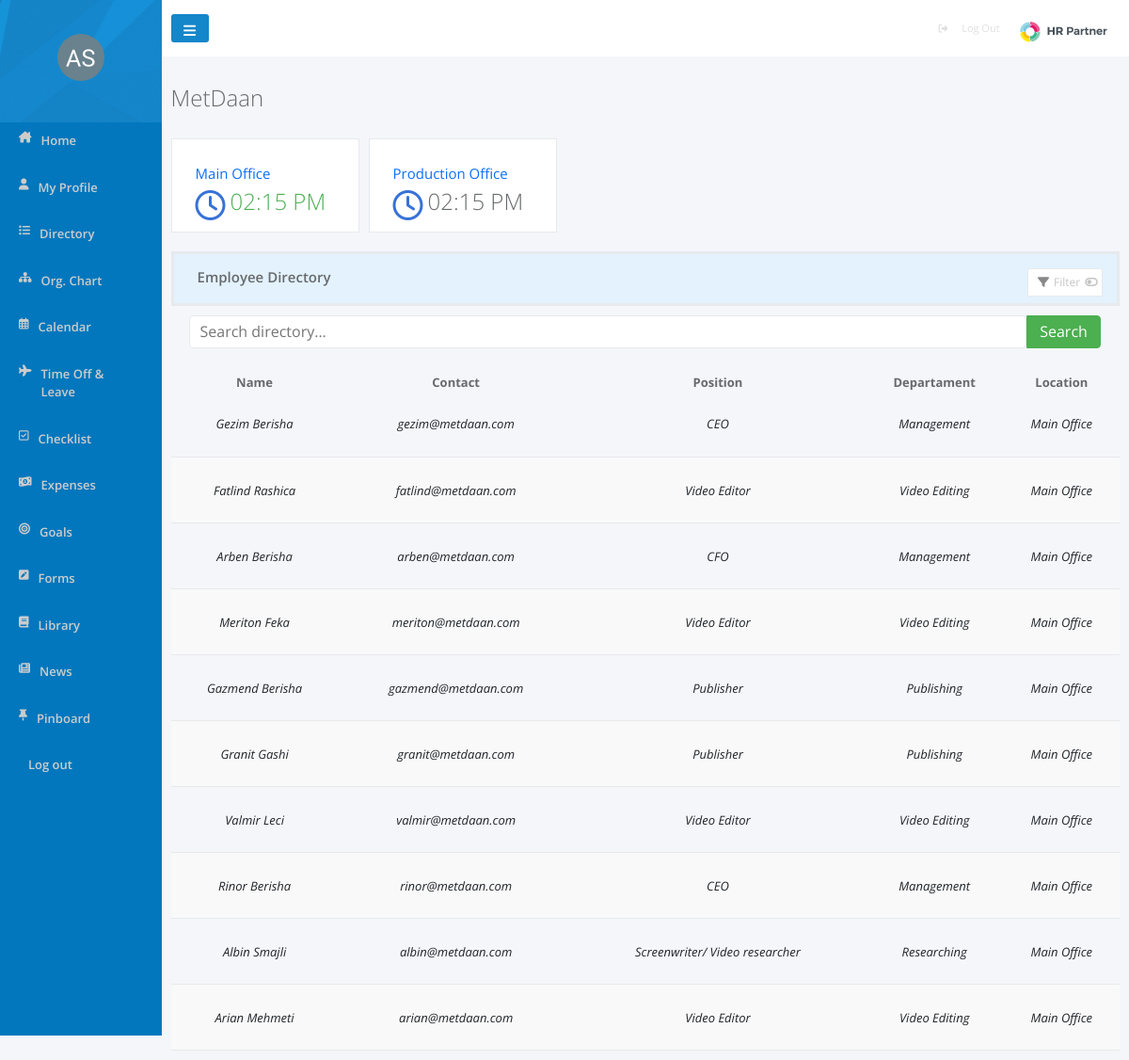
Screenshot of /main.php?page=directory with the database file from the repository.
### tables this page shows
CREATE TABLE `users` (
  `user_id` int(100) NOT NULL,
  `name` varchar(200) NOT NULL,
  `surname` varchar(200) NOT NULL,
  `email` varchar(200) NOT NULL,
  `password` varchar(500) NOT NULL,
  `Position_ID` int(11) NOT NULL,
  `Departament_ID` int(11) NOT NULL,
  `role` int(11) NOT NULL,
  `location` varchar(100) NOT NULL,
  `status` varchar(100) NOT NULL
);

CREATE TABLE `position` (
  `position_id` int(11) NOT NULL,
  `position_name` varchar(100) NOT NULL,
  `Departament_ID` int(11) NOT NULL
);

CREATE TABLE `departament` (
  `departament_id` int(11) NOT NULL,
  `departament_name` varchar(100) NOT NULL
);

### pages/directory.php (the view, shortened to what this page needs)
<?php
require_once './config.php';
$filterquery= "SELECT * from departament";
$prep=$con->prepare($filterquery);
$prep->execute();
$filterdatas= $prep->fetchAll();
$filterquery2= "SELECT * from position";
$prep=$con->prepare($filterquery2);
$prep->execute();
$filterdatas2= $prep->fetchAll();
$sql= "SELECT * from users
        LEFT JOIN position ON users.Position_ID = position.position_id
        LEFT JOIN departament ON users.Departament_ID = departament.departament_id";
$prep=$con->prepare($sql);
$prep->execute();
$datas= $prep->fetchAll();
$currentTime = date('h:i A');
?>
<head>
<link href="https://cdn.jsdelivr.net/npm/bootstrap@5.3.1/dist/css/bootstrap.min.css" rel="stylesheet">
    <link rel="stylesheet" href="./css/directory.css">
</head>
<body>
<?php if ($_SESSION['role']==1) { ?>
<div id="main">
<div class="name">
  <h2>MetDaan</h2>
</div>
<div class="clocks">
    <div class="clock1">
      <div class="clock1-1">
        <a href="">Main Office</a>
      </div>
      <div class="clock1-2">
        <i class="fa-regular fa-clock  fa-2xl" style="color: #3772d7;"></i>
        <?php echo '<h2>'.$currentTime.'</h2>' ?>
      </div>
    </div>
    <div class="clock2">
      <div class="clock2-1">
        <a href="">Production Office</a>
      </div>
      <div class="clock2-2">
        <i class="fa-regular fa-clock fa-2xl" style="color: #3772d7;"></i>
        <?php echo '<h2>'.$currentTime.'</h2>' ?>
      </div>
    </div>
</div>
<div id="usersData">
   <div class="filters">
    <h5>Employee Directory</h5>
    <button type="button" class="btn btn-primary" data-bs-toggle="modal" data-bs-target="#staticBackdrop">
      Add Employee
    </button>
    <button type="button" class="addFilter" data-bs-toggle="modal" data-bs-target="#filtersModal" data-bs-whatever="@mdo">
      <i class="fa-solid fa-filter " style="color: #888;"></i>
      <a>Filter</a>
      <i class="fa-solid fa-toggle-off " ></i>
    </button>
    <div class="modal fade" id="filtersModal" tabindex="-1" aria-labelledby="filtersModalLabel" aria-hidden="true">
  <div class="modal-dialog">
    <div class="modal-content">
      <div class="modal-header">
        <h1 class="modal-title fs-5" id="filtersleModalLabel">New message</h1>
        <button type="button" class="btn-close" data-bs-dismiss="modal" aria-label="Close"></button>
      </div>
      <div class="modal-body">
        <form action="" method="POST">
          <div class="mb-3">
            <label for="showDepartament" class="col-form-label">Show Departament</label>
            <select id="showDepartament" name="showDepartament">
            <option value="">Chose Departament:</option>
              <?php foreach ($filterdatas as $filterdata): ?>
              <option value="<?= $filterdata['departament_name'] ?>"><?= $filterdata['departament_name'] ?></option>
              <?php endforeach; ?>
            </select>
          </div>
          <div class="mb-3">
            <label for="showLocation" class="col-form-label">Show Location </label>
            <select id="showLocation" name="showLocation">
            <option value="">Chose Location</option>
              <option value="Main Office">Main Office</option>
              <option value="Production">Production</option>
            </select>
          </div>
          <div class="mb-3">
            <label for="showPosition" class="col-form-label">Show Position</label>
            <select id="showPosition" name="showPosition">
            <option value="">Chose Position:</option>
            <?php foreach ($filterdatas2 as $filterdata2): ?>
              <option value="<?= $filterdata2['position_name'] ?>"><?= $filterdata2['position_name'] ?></option>
              <?php endforeach; ?>
            </select>
          </div>
          <div class="mb-3">
            <label for="showEmploymentStatus" class="col-form-label">Show Employment Status</label>
            <select id="showEmploymentStatus" name="showEmploymentStatus">
              <option value="">Chose Status:</option>
              <option value="Casual">Casual</option>
              <option value="Contract">Contract</option>
              <option value="Full Time">Full Time</option>
              <option value="Part">Part Time</option>
              <option value="Unpaid">Unpaid</option>
            </select>
          </div>
          <div class="modal-footer">
            <button type="button" class="btn btn-secondary" data-bs-dismiss="modal">Reset Filter</button>
            <button type="submit" name="applayFilter" class="btn btn-success">Applay Filter</button>
          </div>
        </form>
      </div>
    </div>
  </div>
</div>
   </div>
   <form class="serachBar" method="POST">
    <input type="text" name="search-box" class="search-box" placeholder="Search directory...">
    <button type="submit" name='search'>Search</button>
</form>
    <table class="userTable">
        <thead>
<div class="modal fade" id="staticBackdrop" data-bs-backdrop="static" data-bs-keyboard="false" tabindex="-1" aria-labelledby="staticBackdropLabel" aria-hidden="true">
  <div class="modal-dialog">
    <div class="modal-content">
      <div class="modal-header">
        <h1 class="modal-title fs-5" id="staticBackdropLabel">Add Employee</h1>
        <button type="button" class="btn-close" data-bs-dismiss="modal" aria-label="Close"></button>
      </div>
      <div class="modal-body">
      <form action="./addUserLogic.php" method="POST">
          <div class="mb-3">
            <label for="name" class="col-form-label">Name:</label>
            <input type="text" class="form-control" name="name" id="name" required>
          </div>
          <div class="mb-3">
            <label for="surname" class="col-form-label">Surname:</label>
            <input type="text" class="form-control" name="surname" id="surname" required>
          </div>
          <div class="mb-3">
            <label for="email" class="col-form-label">E-mail:</label>
            <input type="email" class="form-control" name="email" id="email" required>
          </div>
          <div class="mb-3">
            <label for="password" class="col-form-label">Password:</label>
            <input type="password" class="form-control" name="password" id="password" required>
          </div>
          <div class="mb-3">
            <label for="Position_ID" class="col-form-label">Position Name:</label>
            <select id="status" name="Position_ID" id="Position_ID" class="form-control" placeholder="Chose Position">
              <option value="">Chose Position</option>
            <?php foreach ($filterdatas2 as $filterdata2): ?>
              <option value="<?= $filterdata2['position_id'] ?>"><?= $filterdata2['position_name'] ?></option>
              <?php endforeach; ?>
            </select>
          </div>
          <div class="mb-3">
            <label for="Departament_ID" class="col-form-label">Departament_Name:</label>
            <select id="status" name="Departament_ID" id="Departament_ID" class="form-control" placeholder="Chose Departament">
              <option value="">Chose Departament</option>
            <?php foreach ($filterdatas as $filterdata): ?>
              <option value="<?= $filterdata['departament_id'] ?>"><?= $filterdata['departament_name'] ?></option>
              <?php endforeach; ?>
            </select>
          </div>
          <div class="mb-3">
            <label for="role" class="col-form-label">Role:</label >
            <input type="number" class="form-control" name="role" id="role" required>
          </div>
          <div class="mb-3">
            <label for="role" class="col-form-label">Location:</label >
            <select id="location" name="location" class="form-control" placeholder="Chose Location">
              <option value="">Chose Location</option>
              <option value="Main Office">Main Office</option>
              <option value="Production">Production</option>
            </select>
          </div>
          <div class="mb-3">
            <label for="role" class="col-form-label">Location:</label >
            <select id="status" name="status" class="form-control" placeholder="Chose Status">
              <option value="">Chose Status</option>
              <option value="Casual">Casual</option>
              <option value="Contract">Contract</option>
              <option value="Full Time">Full Time</option>
              <option value="Part">Part Time</option>
              <option value="Unpaid">Unpaid</option>
            </select>
          </div>
            <div class="modal-footer">
                <button type="button" class="btn btn-secondary" data-bs-dismiss="modal">Close</button>
                <button type="submit" name="submit" class="btn btn-success" >Registre Employee</button>
            </div>
      </form>
      </div>
    </div>
  </div>
</div>
            <tr>
                <th>Name</th>
                <th>Contact</th>
                <th>Position</th>
                <th>Departament</th>
                <th>Location</th>
                <th>Edit / Delete</th>
            </tr>
        </thead>
        <tbody>
           <?php foreach($datas as $data): ?>
                <tr>
                    <td><?= $data['name'] ?> <?= $data['surname']?></td>
                    <td><?= $data['email'] ?></td>
                    <td><?= $data['position_name'] ?></td>
                    <td><?= $data['departament_name'] ?></td>
                    <td><?= $data['location'] ?></td>
                    <td>
                      <button type="button" class="btn btn-primary" data-bs-toggle="modal" data-bs-target="#editemployee">
                        <a Style="color:white;" href="pages/editDirectory.php?user_id=<?= $data['user_id']; ?>">Edit </a>
                      </button> |
                      <button type="button" class="btn btn-danger" >
                         <a Style="color:white;" href="pages/deleteDirectory.php?user_id=<?= $data['user_id']; ?>">Delete </a>
                      </button>
                    </td>
                </tr>
           <?php endforeach; ?>
        </tbody>
    </table>
           </div>
</div>
<?php
} else { ?>
<div id="main">
<div class="name">
  <h2>MetDaan</h2>
</div>
<div class="clocks">
    <div class="clock1">
      <div class="clock1-1">
        <a href="">Main Office</a>
      </div>
      <div class="clock1-2">
        <i class="fa-regular fa-clock  fa-2xl" style="color: #3772d7;"></i>
        <?php echo '<h2>'.$currentTime.'</h2>' ?>
      </div>
    </div>
    <div class="clock2">
      <div class="clock2-1">
        <a href="">Production Office</a>
      </div>
      <div class="clock2-2">
        <i class="fa-regular fa-clock fa-2xl" style="color: #3772d7;"></i>
        <?php echo '<h2>'.$currentTime.'</h2>' ?>
      </div>
    </div>
</div>
  <div id="usersData">
<div class="filters">
    <h5>Employee Directory</h5>
    <button type="button" class="addFilter" data-bs-toggle="modal" data-bs-target="#filtersModal2" data-bs-whatever="@mdo">
    <i class="fa-solid fa-filter " style="color: #888;"></i>
      <a>Filter</a>
      <i class="fa-solid fa-toggle-off " ></i>
    </button>
   </div>
   </div>
   <form class="serachBar" method="POST">
    <input type="text" name="search-box" class="search-box" placeholder="Search directory...">
    <button type="submit" name='search'>Search</button>
</form>
    <table class="userTable">
        <thead>
            <tr>
                <th>Name</th>
                <th>Contact</th>
                <th>Position</th>
                <th>Departament</th>
                <th>Location</th>
                <th></th>
            </tr>
        </thead>
        <tbody>
           <?php foreach($datas as $data): ?>
                <tr>
                    <td><?= $data['name'] ?> <?= $data['surname']   ?></td>
                    <td><?= $data['email'] ?></td>
                    <td><?= $data['position_name'] ?></td>
                    <td><?= $data['departament_name'] ?></td>
                    <td><?= $data['location'] ?></td>
                    <td></td>
                </tr>
           <?php endforeach; ?>
        </tbody>
    </table>
    </div>
</div>
<?php
}
?>
</body>

### css/index.css (style rules this page uses)
body { display: flex; flex-direction: row; margin: 0; padding: 0; line-height: 1.42857143; font-family: "open sans","Helvetica Neue",Helvetica,Arial,sans-serif; }

### css/directory.css (style rules this page uses)
body { display: flex; flex-direction: row; background-color: #F4F6FA; font-family: "open sans","Helvetica Neue",Helvetica,Arial,sans-serif; }
#main { display: flex; flex-direction: column; justify-content: center; align-items: center; width: 100%; padding: 10px; background-color: #F4F6FA; }
.name { width: 100%; margin-top: 20px; margin-bottom: 20px; text-align: start; }
.name h2 { font-family: "open sans","Helvetica Neue",Helvetica,Arial,sans-serif; font-weight: 100; color: #676A6C; font-size: 24px; }
.clocks { display: flex; flex-direction: row; width: 100%; justify-content: flex-start; margin-bottom: 20px; }
.clock1 { display: flex; flex-direction: column; width: 200px; height: 100px; background-color: white; margin-right: 10px; border: solid 0.5px #e7eaec; }
.clock1-1 { margin-top: 20px; width: 100%; height: 50px; text-align: start; padding: 5px; }
.clock1-1 a { margin-left: 20px; font-size: 15px; }
.clock1-2 { margin-left: 25px; margin-bottom: 10px; height: 50px; width: 100%; display: flex; flex-direction: row; justify-content: start; align-items:center; }
.clock1-2 h2 { font-family: "open sans","Helvetica Neue",Helvetica,Arial,sans-serif; font-weight: 100; font-size: 24px; color: #4caf50; margin-left: 5px; }
.clock2 { display: flex; flex-direction: column; width: 200px; height: 100px; background-color: white; border: solid 0.5px #e7eaec; }
.clock2-1 { margin-top: 20px; width: 100%; height: 50px; text-align: start; padding: 5px; }
.clock2-1 a { margin-left: 20px; font-size: 15px; }
.clock2-2 { margin-left: 25px; margin-bottom: 10px; height: 50px; width: 100%; display: flex; flex-direction: row; justify-content: start; align-items: center; }
.clock2-2 h2 { font-family: "open sans","Helvetica Neue",Helvetica,Arial,sans-serif; font-weight: 100; font-size: 24px; color: #676A6C; margin-left: 5px; }
#usersData { width: 100%; background-color: white; border: solid #e7eaec; }
.filters { background-color: #E3F2FD; width: 100%; display: flex; flex-direction: row; justify-content: space-between; padding: 15px 15px 7px; }
.filters h5 { font-size: 15px; color: #676A6C; margin-left: 10px; font-weight: 600; }
.addFilter { display: flex; flex-direction: row; width: 80px; height: 29.6px; color: #c4c4c4; background: #fff; border: 1px solid #e7eaec; padding: 10px; }
.addFilter a { margin-top: -5px; margin-left: 5px; margin-right: 5px; font-size: 12px; }
.addFilter i { font-size: 12px; margin-top: -2px; color: #c4c4c4; }
.serachBar { padding: 10px; display: flex; flex-direction: row; justify-content: center; width: 100%; }
.search-box { padding: 10px; width: 90%; height: 35px; border: solid 0.5px #e7eaec; border-radius: 4px; color: black; }
.serachBar button { border: solid 0.5px #4caf50; width: 8%; background-color: #4caf50; color: white; border-top-right-radius: 4px; border-bottom-right-radius: 4px; }
.userTable { padding-left: 10px; width: 100%; }
.userTable thead { font-size: 13px; font-weight: bold; font-family: "open sans","Helvetica Neue",Helvetica,Arial,sans-serif; color: #676A6C; text-align: center; }
.userTable tbody { text-align: center; }
.userTable tbody tr { height: 70px; border-bottom: #e7eaec solid 1px; font-size: 13px; font-style: italic; }
.userTable tbody tr:nth-child(even) { background-color: #f9f9f9; }
a { text-decoration: none; }

### rows the page displays
users: name "Gezim", surname "Berisha", email "gezim@metdaan.com", Position_ID.position_name "CEO", Departament_ID.departament_name "Management", location "Main Office"
users: name "Fatlind", surname "Rashica", email "fatlind@metdaan.com", Position_ID.position_name "Video Editor", Departament_ID.departament_name "Video Editing", location "Main Office"
users: name "Arben", surname "Berisha", email "arben@metdaan.com", Position_ID.position_name "CFO", Departament_ID.departament_name "Management", location "Main Office"
users: name "Meriton", surname "Feka", email "meriton@metdaan.com", Position_ID.position_name "Video Editor", Departament_ID.departament_name "Video Editing", location "Main Office"
users: name "Gazmend", surname "Berisha", email "gazmend@metdaan.com", Position_ID.position_name "Publisher", Departament_ID.departament_name "Publishing", location "Main Office"
users: name "Granit", surname "Gashi", email "granit@metdaan.com", Position_ID.position_name "Publisher", Departament_ID.departament_name "Publishing", location "Main Office"
users: name "Valmir", surname "Leci", email "valmir@metdaan.com", Position_ID.position_name "Video Editor", Departament_ID.departament_name "Video Editing", location "Main Office"
users: name "Rinor", surname "Berisha", email "rinor@metdaan.com", Position_ID.position_name "CEO", Departament_ID.departament_name "Management", location "Main Office"
users: name "Albin", surname "Smajli", email "albin@metdaan.com", Position_ID.position_name "Screenwriter/ Video researcher", Departament_ID.departament_name "Researching", location "Main Office"
users: name "Arian", surname "Mehmeti", email "arian@metdaan.com", Position_ID.position_name "Video Editor", Departament_ID.departament_name "Video Editing", location "Main Office"
